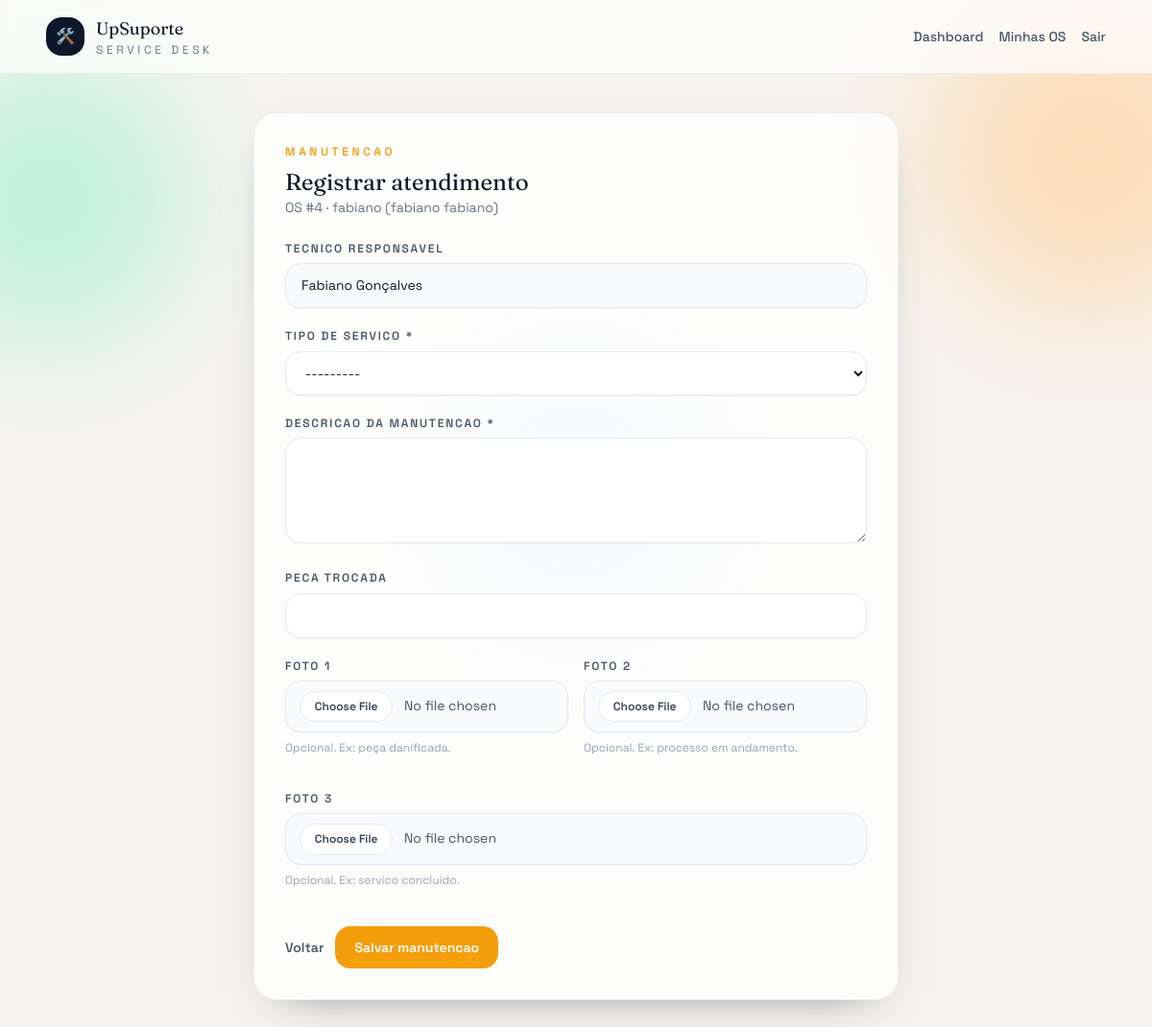
Screenshot of /os/4/manutencao/ (signed in) with the database file from the repository.
### core/models.py (models this page shows, shortened)
class OrdemServico(models.Model):
    STATUS_CHOICES = [
        ("ABERTO", "Aberto"),
        ("AGENDADO", "Agendado"),
        ("EM_ANDAMENTO", "Em andamento"),
        ("ACEITA", "Aceita"),
        ("REJEITADA", "Rejeitada"),
        ("CONCLUIDO", "Concluído"),
        ("CANCELADO", "Cancelado"),
    ]
    PRIORIDADE_CHOICES = [
        ("BAIXA", "Baixa"),
        ("MEDIA", "Média"),
        ("ALTA", "Alta"),
    ]
    aparelho = models.ForeignKey(Aparelho, on_delete=models.CASCADE, related_name="ordens")
    funcionario = models.ForeignKey(Funcionario, on_delete=models.SET_NULL, null=True, blank=True)
    problema_relatado = models.TextField()
    status = models.CharField(max_length=20, choices=STATUS_CHOICES, default="ABERTO")
    data_agendada = models.DateField(null=True, blank=True)
    hora_agendada = models.TimeField(null=True, blank=True)
    prioridade = models.CharField(max_length=10, choices=PRIORIDADE_CHOICES, default="MEDIA")
    laudo_tecnico = models.TextField(blank=True)  # só preenche quando finaliza
    data_criacao = models.DateTimeField(auto_now_add=True)
    data_conclusao = models.DateTimeField(null=True, blank=True)
    data_limite_sla = models.DateTimeField(null=True, blank=True)

class Aparelho(models.Model):
    TIPO_CHOICES = [
        ("NOTEBOOK", "Notebook"),
        ("DESKTOP", "Desktop"),
        ("IMPRESSORA", "Impressora"),
        ("MONITOR", "Monitor"),
        ("OUTRO", "Outro"),
    ]
    nome = models.CharField(max_length=150)
    tipo = models.CharField(max_length=50, choices=TIPO_CHOICES)
    marca = models.CharField(max_length=100)
    modelo = models.CharField(max_length=100)
    numero_serie = models.CharField(max_length=100, unique=True)
    cliente = models.CharField(max_length=150)
    data_cadastro = models.DateTimeField(auto_now_add=True)

class Funcionario(models.Model):
    usuario = models.OneToOneField(User, on_delete=models.CASCADE)
    cargo = models.CharField(max_length=100)
    telefone = models.CharField(max_length=20, blank=True)
    def __str__(self):
        return self.usuario.get_full_name() or self.usuario.username

### core/views.py (the view)
@login_required
def registrar_manutencao_os(request, os_id):
    ordem = get_object_or_404(OrdemServico, id=os_id)
    funcionario = ordem.funcionario
    if request.method == "POST":
        status_anterior = ordem.status
        form = RegistroManutencaoForm(request.POST, request.FILES)
        if form.is_valid():
            manut = form.save(commit=False)
            manut.ordem_servico = ordem
            manut.funcionario = funcionario
            manut.save()
            ordem.status = "EM_ANDAMENTO"
            ordem.save()
            _registrar_historico(ordem, request.user, "status", status_anterior, ordem.status)
            return redirect("detalhe_os", id=ordem.id)
    else:
        form = RegistroManutencaoForm()
    return render(
        request,
        "registrar_manutencao.html",
        {"form": form, "ordem": ordem, "funcionario": funcionario},
    )

### core/forms.py
class RegistroManutencaoForm(forms.ModelForm):
    class Meta:
        model = RegistroManutencao
        fields = ["tipo_servico", "descricao", "peca_trocada", "foto_1", "foto_2", "foto_3"]
        widgets = {
            "tipo_servico": forms.Select(attrs={"class": "form-select"}),
            "descricao": forms.Textarea(attrs={"class": "form-control", "rows": 4}),
            "peca_trocada": forms.TextInput(attrs={"class": "form-control"}),
            "foto_1": forms.ClearableFileInput(attrs={"class": "form-control"}),
            "foto_2": forms.ClearableFileInput(attrs={"class": "form-control"}),
            "foto_3": forms.ClearableFileInput(attrs={"class": "form-control"}),
        }

### templates/registrar_manutencao.html (shortened to what this page needs)
{% extends "base.html" %}
{% block content %}
<div class="mx-auto max-w-2xl rounded-3xl border border-slate-200/70 bg-white/80 p-8 shadow-soft">
  <div class="mb-6">
    <p class="text-xs font-semibold uppercase tracking-[0.3em] text-amber-500">Manutencao</p>
    <h2 class="mt-2 font-display text-2xl">Registrar atendimento</h2>
    <p class="text-sm text-slate-500">
      OS #{{ ordem.id }} · {{ ordem.aparelho.nome }} ({{ ordem.aparelho.marca }} {{ ordem.aparelho.modelo }})
    </p>
  </div>
  <form method="post" enctype="multipart/form-data" class="space-y-5">
    <div>
      <label class="form-label">Tecnico responsavel</label>
      <input type="text" class="form-control bg-slate-50" value="{{ funcionario }}" disabled />
    </div>
    <div>
      <label class="form-label">Tipo de servico *</label>
      {{ form.tipo_servico }}
    </div>
    <div>
      <label class="form-label">Descricao da manutencao *</label>
      {{ form.descricao }}
    </div>
    <div>
      <label class="form-label">Peca trocada</label>
      {{ form.peca_trocada }}
    </div>
    <div class="grid gap-4 sm:grid-cols-2">
      <div>
        <label class="form-label">Foto 1</label>
        {{ form.foto_1 }}
        <p class="mt-2 text-xs text-slate-400">Opcional. Ex: peça danificada.</p>
      </div>
      <div>
        <label class="form-label">Foto 2</label>
        {{ form.foto_2 }}
        <p class="mt-2 text-xs text-slate-400">Opcional. Ex: processo em andamento.</p>
      </div>
      <div class="sm:col-span-2">
        <label class="form-label">Foto 3</label>
        {{ form.foto_3 }}
        <p class="mt-2 text-xs text-slate-400">Opcional. Ex: servico concluido.</p>
      </div>
    </div>
    <div class="flex flex-wrap items-center gap-3">
      <a href="{% url 'detalhe_os' ordem.id %}" class="text-sm font-semibold text-slate-600 hover:text-slate-900">
        Voltar
      </a>
      <button type="submit" class="rounded-2xl bg-amber-500 px-5 py-3 text-sm font-semibold text-white transition hover:-translate-y-0.5">
        Salvar manutencao
      </button>
    </div>
  </form>
</div>
{% endblock %}

### templates/base.html (style rules this page uses)
.form-control, .form-select { border-radius: 1rem; border: 1px solid rgba(226, 232, 240, 1); padding: 0.75rem 1rem; width: 100%; font-size: 0.875rem; box-shadow: 0 1px 2px rgba(15, 23, 42, 0.04); background-color: white; }
.form-label { font-size: 0.75rem; font-weight: 600; color: rgba(71, 85, 105, 1); text-transform: uppercase; letter-spacing: 0.15em; display: block; margin-bottom: 0.4rem; }
form label { font-size: 0.75rem; font-weight: 600; color: rgba(71, 85, 105, 1); text-transform: uppercase; letter-spacing: 0.15em; display: block; margin-bottom: 0.4rem; }
form p { margin-bottom: 1.25rem; }
input[type="file"].form-control { padding: 0.6rem 0.9rem; color: rgba(71, 85, 105, 1); background-color: rgba(248, 250, 252, 1); }

### rows the page displays
OrdemServico: id "4", aparelho.nome "fabiano", aparelho.marca "fabiano", aparelho.modelo "fabiano"
Funcionario: usuario.last_name "Fabiano Gonçalves"
